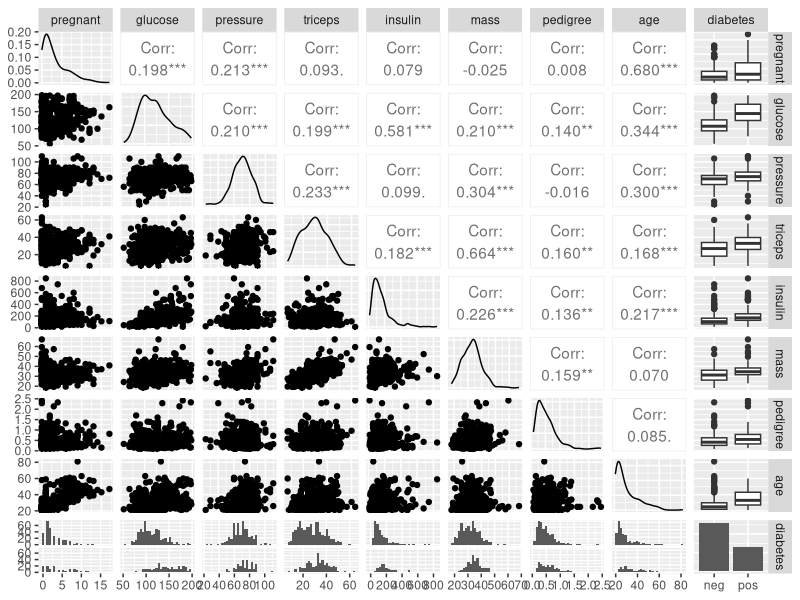

This chart was generated by the following R code: (Note: this script raises an error after producing the figure.)
## ---- chunk 1
#install.packages("mlbench")
library(mlbench)
data(PimaIndiansDiabetes2)
## ---- chunk 2
summary(PimaIndiansDiabetes2)
## ---- chunk 3
pima<-na.omit(PimaIndiansDiabetes2)
## ---- chunk 4
summary(pima)
## ---- chunk 5
pima$diabetes <- as.factor(pima$diabetes)
## ---- chunk 6
str(pima)
## ---- chunk 7
library(GGally)
ggpairs(pima)
## ---- chunk 8
library(caret)
control <- trainControl(method="repeatedcv", number=10, repeats = 3)
seed<-7
metric <-"Accuracy"
## ---- chunk 9
preprocess <- c("center","scale")
## ---- chunk 10
set.seed(seed)
fit.glm <- train(diabetes~., data=pima, method="glm", trControl=control)
## ---- chunk 11
set.seed(seed)
fit.glmnet <- train(diabetes~., data=pima, method="glmnet", metric=metric, preProc=c("center", "scale"), trControl=control)
## ---- chunk 12
set.seed(seed)
fit.svmRadial <- train(diabetes~., data=pima, method="svmRadial", metric=metric, preProc=c("center", "scale"), trControl=control, fit=FALSE)
## ---- chunk 13
set.seed(seed)
fit.knn <- train(diabetes~., data=pima, method="knn", metric=metric, preProc=c("center", "scale"), trControl=control)
## ---- chunk 14
set.seed(seed)
fit.cart <- train(diabetes~., data=pima, method="rpart", metric=metric, trControl=control)
## ---- chunk 15
set.seed(seed)
fit.treebag <- train(diabetes~., data=pima, method="treebag", metric=metric, trControl=control)
## ---- chunk 16
set.seed(seed)
fit.rf <- train(diabetes~., data=pima, method="rf", metric=metric, trControl=control)
## ---- chunk 17
set.seed(seed)
fit.gbm <- train(diabetes~., data=pima, method="gbm", metric=metric, trControl=control, verbose=FALSE)
